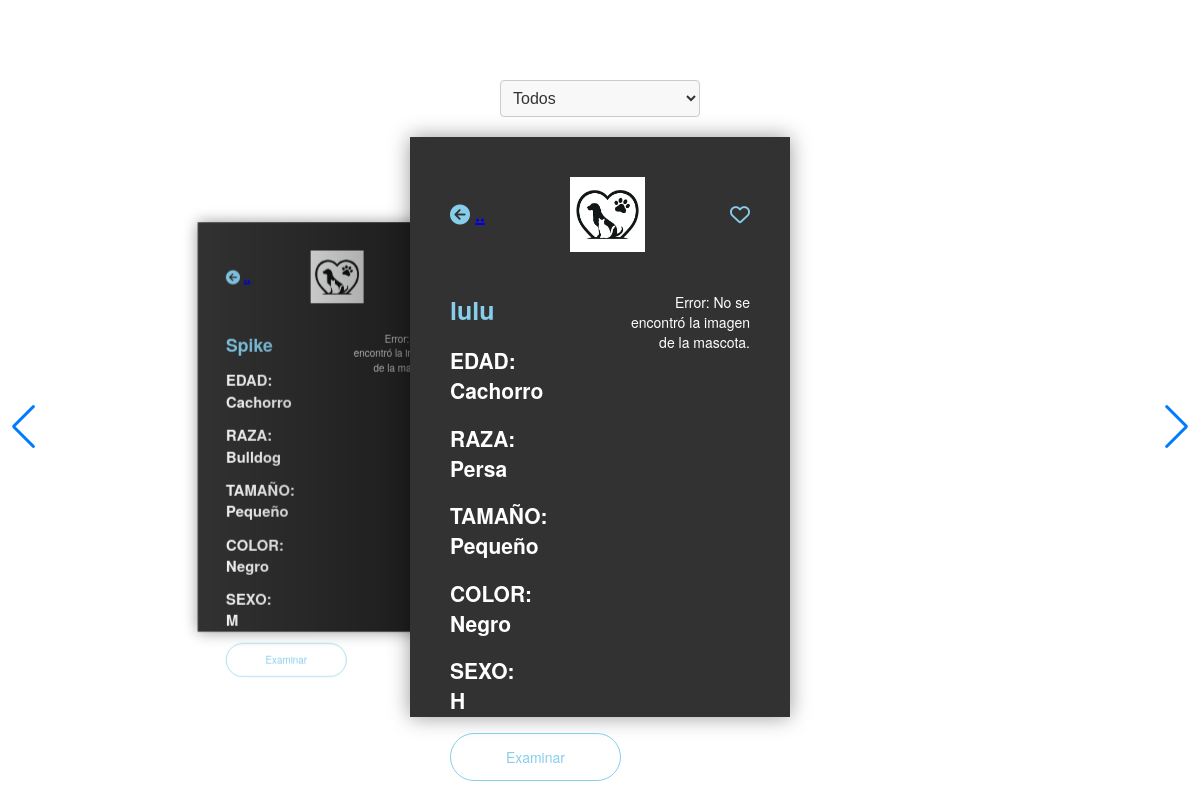
The app's page /Vista/Html/Mascotas/masVeterinario.php with its own data.
### tables this page shows
CREATE TABLE `tbl_animales` (
  `Id_Animal` int(11) NOT NULL,
  `Tipo_Animal` int(11) NOT NULL,
  `Nombre` varchar(15) NOT NULL,
  `Edad` varchar(20) NOT NULL,
  `Raza` varchar(25) NOT NULL,
  `Tamaño` varchar(20) NOT NULL,
  `Color` varchar(20) NOT NULL,
  `Sexo` char(1) NOT NULL,
  `Estado` varchar(20) NOT NULL,
  `Imagen_Img` varchar(200) DEFAULT NULL
);

### Modelo/ConexionBD.php (called while the page is built, shortened)
<?php
class conexionBD {
    private $mySQLI;
    private $result;
    public function abrir() {
        $this->mySQLI = mysqli_connect("localhost", "root", "", "dogocat");
        if (mysqli_connect_error()) {
            return 0;
        } else {
            return 1;
        }
    }
    public function consulta($sql) {
        $conec = $this->mySQLI;
        $this->result = mysqli_query($conec, $sql);
    }
    public function obtenerResult() {
        return $this->result;
    }
}
?>

### Vista/Html/Mascotas/masVeterinario.php (the view, shortened to what this page needs)
<?php
require_once "../../../Modelo/ConexionBD.php";
$conexion = new ConexionBD();
$conexion->abrir();
$tipo = isset($_GET['Tipo']) ? $_GET['Tipo'] : 'todos';
$sql = "SELECT * FROM tbl_animales";
$conexion->consulta($sql);
$result = $conexion->obtenerResult();
?>
<!DOCTYPE html>
<html lang="en">
<head>
    <link rel="stylesheet" href="https://cdnjs.cloudflare.com/ajax/libs/font-awesome/6.5.1/css/all.min.css" />
    <link rel="stylesheet" href="https://cdn.jsdelivr.net/npm/swiper@11/swiper-bundle.min.css"/>
    <link rel="stylesheet" href="../../Estilos/estilo.css">
</head>
<body>
<br> <br>
<label>Tipo de Animal:</label>
<center><form method="get" action="<?php echo $_SERVER['PHP_SELF']; ?>">
    <select name="Tipo" onchange="this.form.submit()">
        <option value="todos" <?php if ($tipo == 'todos') echo 'selected'; ?>>Todos</option>
    </select>
</form></center>
<div class="swiper-container">
    <div class="swiper-wrapper">
        <?php
        while ($fila = mysqli_fetch_assoc($result)) {
            ?>
            <div class="swiper-slide">
                <div class="icons">
                    <i class="fa-solid fa-circle-arrow-left"> <a href="/Vista/Html/Mascotas/Veterinario.php">..</a></i>
                    <img src="/Vista/Imagenes/icono.jpg" alt="">
                    <i class="fa-regular fa-heart"></i>
                </div>
                <div class="mascota-content">
                    <div class="mascota-txt">
                        <span><?php echo $fila['Nombre']; ?> </span>
                        <h2> EDAD: <br> <?php echo $fila['Edad']; ?></h2>
                        <h2> RAZA: <br><?php echo $fila['Raza']; ?></h2>
                        <h2> TAMAÑO: <br><?php echo $fila['Tamaño']; ?></h2>
                        <h2> COLOR: <br><?php echo $fila['Color']; ?></h2>
                        <h2> SEXO: <br><?php echo $fila['Sexo']; ?></h2>
                        <center> <a href="/Vista/Html/Inicio/control.html" style="display: inline-block; padding: 13px 55px; border: 1px solid skyblue; border-radius: 25px; color: skyblue; text-decoration: none;"> Examinar </a>  </center>
                    </div>
                    <div class="mascota-img">
                        <?php
                        if (isset($fila['Foto'])) {
                            $imagenCodificada = base64_encode($fila['Foto']);
                            ?>
                            <img alt="Imagen de la mascota">
                            <?php
                        } else {
                            echo "Error: No se encontró la imagen de la mascota.";
                        }
                        ?>
                    </div>
                </div>
            </div>
            <?php
        }
        ?>
    </div>
    <div class="swiper-button-prev"></div>
    <div class="swiper-button-next"></div>
</div>
</body>
</html>

### Vista/Estilos/estilo.css (style rules this page uses)
html, body { position: relative; height: 100%; }
body { background-image: url(https://encrypted-tbn0.gstatic.com/images?q=tbn:ANd9GcS_k0VijHPR-DzuPKZpScR6W2S7HJ84YqvNrA&usqp=CAU); font-family: Helvetica Neue, Helvetica; font-size: 14px; color: white; margin: 0; padding: 0; }
.swiper-slide { width: 300px; height: 500px; background-color: #323232; box-shadow: 0 0 20px rgba(0, 0, 0, 0.4); padding: 40px; text-align: center; }
.icons { display: flex; justify-content: space-between; align-items: center; margin-bottom: 40px; }
.icons i { font-size: 20px; color: skyblue; }
.icons img { width: 75px; }
.mascota-content { display: flex; justify-content: space-between; }
.mascota-txt { flex-basis: 50%; text-align: left; }
.mascota-txt span { font-size: 25px; color: skyblue; font-weight: bold; }
.mascota-img { flex-basis: 50%; text-align: right; }
form { margin: 20px 0; }
select { padding: 8px; font-size: 16px; border: 1px solid #ccc; border-radius: 4px; background-color: #f8f8f8; color: #333; width: 200px; }
option { font-size: 16px; padding: 8px; background-color: #f8f8f8; color: #333; }

### records on screen
tbl_animales: Nombre "Spike", Edad "Cachorro", Raza "Bulldog", Tamaño "Pequeño", Color "Negro", Sexo "M"
tbl_animales: Nombre "lulu", Edad "Cachorro", Raza "Persa", Tamaño "Pequeño", Color "Negro", Sexo "H"
